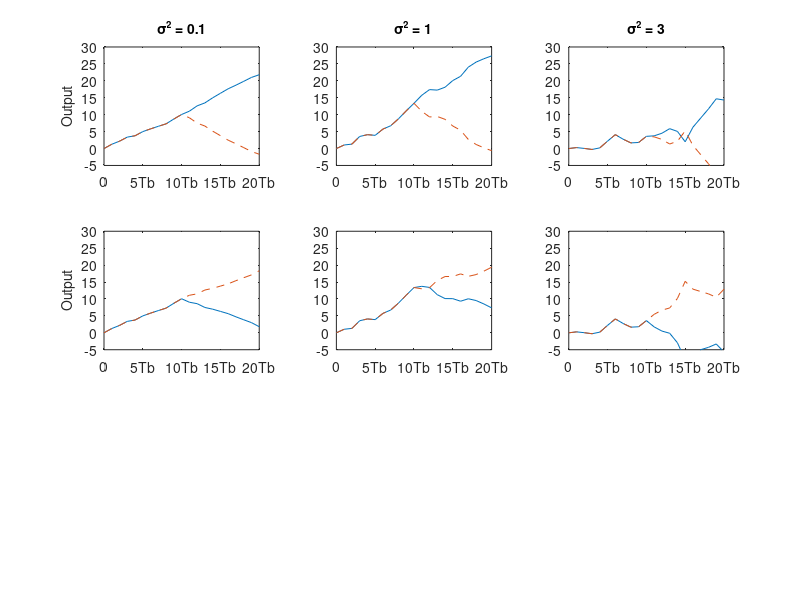

MATLAB code for this plot: (Note: this script raises an error after producing the figure.)
% MATLAB script for Problem 5.3
% Initialization:
K = 20; % Number of samples
A = 1; % Signal amplitude
l = 0:K;
% Defining signal waveforms:
s_0 = A * ones(1, K);
s_1 = [A * ones(1, K/2), -A * ones(1, K/2)];
% Initialize output signals:
r_0 = zeros(1, K);
r_1 = zeros(1, K);
% Noise variances:
noise_variances = [0.1, 1, 3];
for var_idx = 1:length(noise_variances)
% Generate noise with different variances
noise = sqrt(noise_variances(var_idx)) * randn(1, K);
% Sub-case s = s_0:
s = s_0;
r = s + noise; % received signal
for n = 1:K
r_0(n) = sum(r(1:n) .* s_0(1:n));
r_1(n) = sum(r(1:n) .* s_1(1:n));
end
% Plotting the results:
subplot(3, 3, var_idx)
plot(0:K, [0, r_0], '-', 0:K, [0, r_1], '--')
set(gca, 'XTickLabel', {'0', '5Tb', '10Tb', '15Tb', '20Tb'})
axis([0, 20, -5, 30])
title(['\sigma^2 = ' num2str(noise_variances(var_idx))], 'fontsize', 10)
if var_idx == 1
ylabel('Output', 'fontsize', 10)
end
% Sub-case s = s_1:
s = s_1;
r = s + noise; % received signal
for n = 1:K
r_0(n) = sum(r(1:n) .* s_0(1:n));
r_1(n) = sum(r(1:n) .* s_1(1:n));
end
% Plotting the results:
subplot(3, 3, var_idx + 3)
plot(0:K, [0, r_0], '-', 0:K, [0, r_1], '--')
set(gca, 'XTickLabel', {'0', '5Tb', '10Tb', '15Tb', '20Tb'})
axis([0, 20, -5, 30])
if var_idx == 1
ylabel('Output', 'fontsize', 10)
end
end
% Display the plots
subtitle('Signal Detection Scenarios');